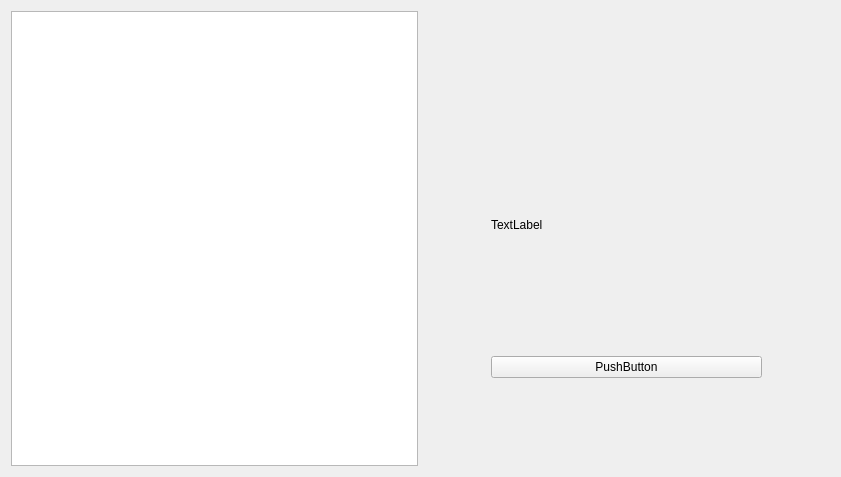
<?xml version="1.0" encoding="UTF-8"?>
<ui version="4.0">
 <class>PaymentPage</class>
 <widget class="QWidget" name="PaymentPage">
  <property name="geometry">
   <rect>
    <x>0</x>
    <y>0</y>
    <width>841</width>
    <height>477</height>
   </rect>
  </property>
  <property name="windowTitle">
   <string>Form</string>
  </property>
  <layout class="QVBoxLayout" name="verticalLayout_2">
   <item>
    <layout class="QHBoxLayout" name="horizontalLayout" stretch="6,1,4,1">
     <item>
      <widget class="QListView" name="listView"/>
     </item>
     <item>
      <spacer name="horizontalSpacer">
       <property name="orientation">
        <enum>Qt::Horizontal</enum>
       </property>
       <property name="sizeHint" stdset="0">
        <size>
         <width>40</width>
         <height>20</height>
        </size>
       </property>
      </spacer>
     </item>
     <item>
      <layout class="QVBoxLayout" name="verticalLayout" stretch="1,5,2,1">
       <item>
        <spacer name="verticalSpacer_2">
         <property name="orientation">
          <enum>Qt::Vertical</enum>
         </property>
         <property name="sizeHint" stdset="0">
          <size>
           <width>20</width>
           <height>40</height>
          </size>
         </property>
        </spacer>
       </item>
       <item>
        <widget class="QLabel" name="label">
         <property name="sizePolicy">
          <sizepolicy hsizetype="Maximum" vsizetype="Maximum">
           <horstretch>0</horstretch>
           <verstretch>0</verstretch>
          </sizepolicy>
         </property>
         <property name="minimumSize">
          <size>
           <width>270</width>
           <height>250</height>
          </size>
         </property>
         <property name="maximumSize">
          <size>
           <width>270</width>
           <height>250</height>
          </size>
         </property>
         <property name="text">
          <string>TextLabel</string>
         </property>
        </widget>
       </item>
       <item>
        <widget class="QPushButton" name="pushButton">
         <property name="text">
          <string>PushButton</string>
         </property>
        </widget>
       </item>
       <item>
        <spacer name="verticalSpacer">
         <property name="orientation">
          <enum>Qt::Vertical</enum>
         </property>
         <property name="sizeHint" stdset="0">
          <size>
           <width>20</width>
           <height>40</height>
          </size>
         </property>
        </spacer>
       </item>
      </layout>
     </item>
     <item>
      <spacer name="horizontalSpacer_2">
       <property name="orientation">
        <enum>Qt::Horizontal</enum>
       </property>
       <property name="sizeHint" stdset="0">
        <size>
         <width>40</width>
         <height>20</height>
        </size>
       </property>
      </spacer>
     </item>
    </layout>
   </item>
  </layout>
 </widget>
 <resources/>
 <connections/>
</ui>
